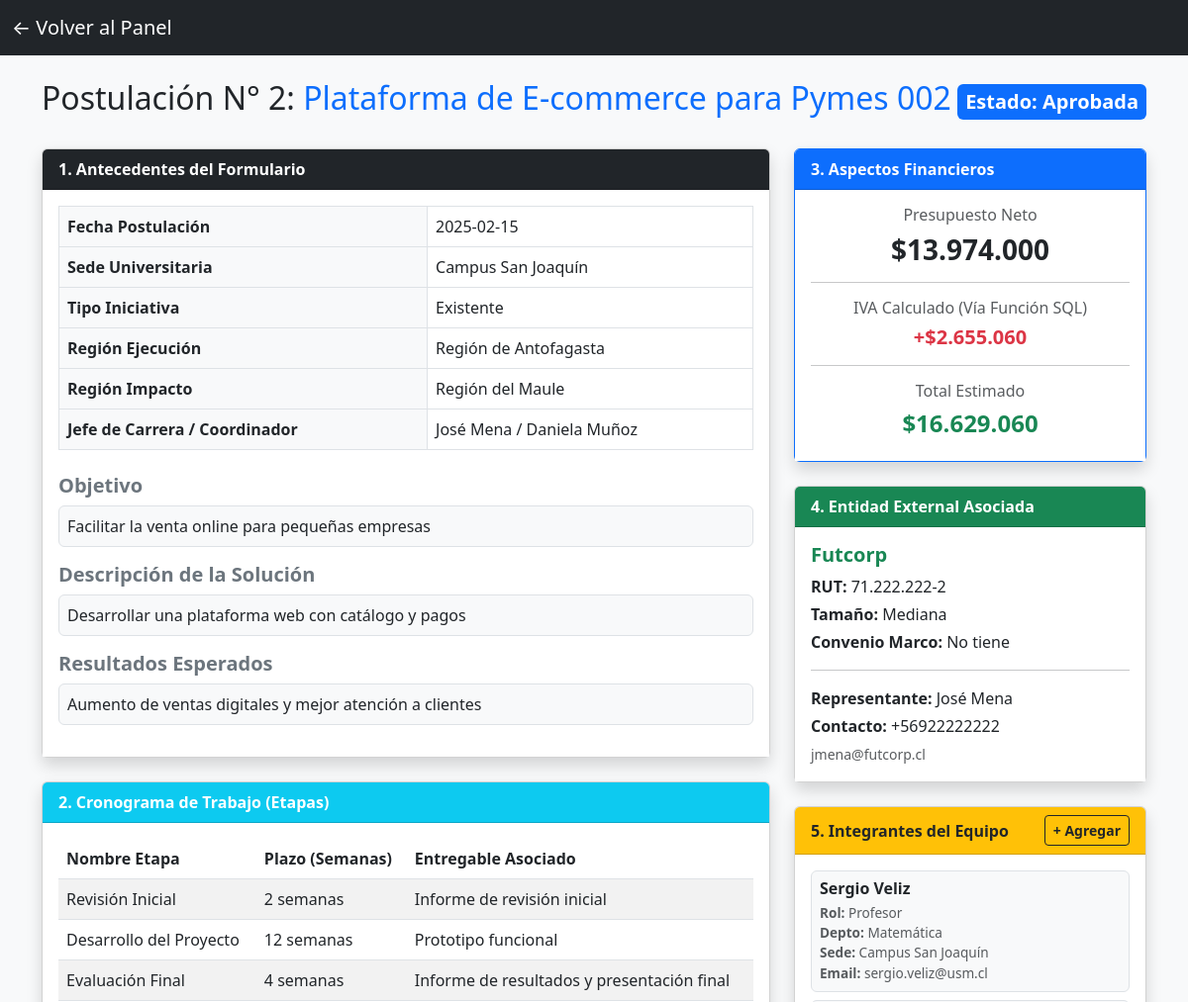
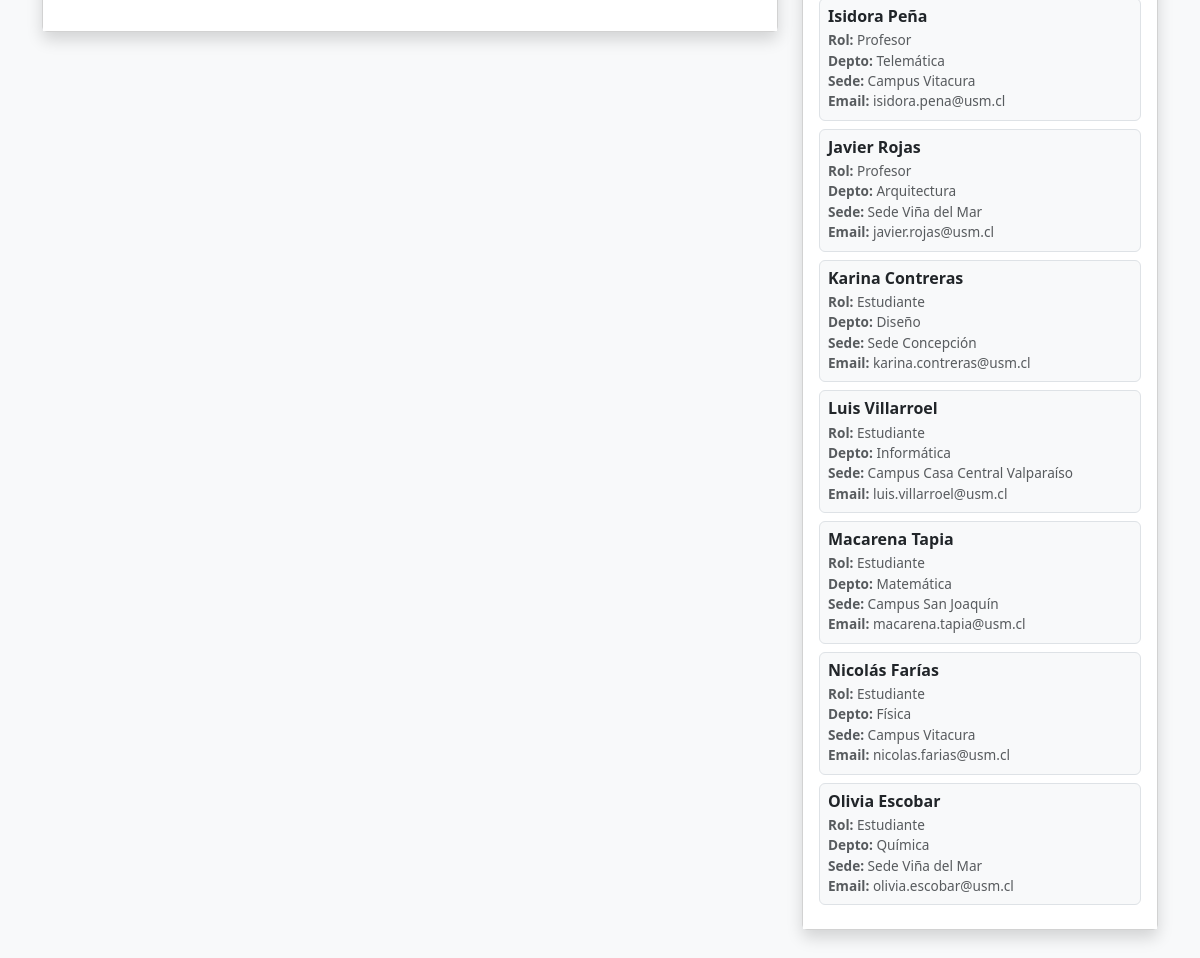
The page /ver_postulacion.php?id=2 (signed in) on the database its author committed (2 pictures, top to bottom).
### tables this page shows
CREATE TABLE `postulacion` (
  `id_postulacion` int(11) NOT NULL,
  `fecha_postulacion` date NOT NULL,
  `id_sede` int(11) NOT NULL,
  `id_region_ejecucion` int(11) NOT NULL,
  `id_region_impacto` int(11) NOT NULL,
  `jefe_carrera` varchar(100) NOT NULL,
  `coordinador_proyectos` varchar(100) NOT NULL,
  `rut_empresa` varchar(15) NOT NULL,
  `id_tipo_iniciativa` int(11) NOT NULL,
  `nombre_iniciativa` varchar(150) NOT NULL,
  `objetivo` varchar(255) NOT NULL,
  `descripcion_solucion` varchar(255) NOT NULL,
  `resultados_esperados` varchar(255) NOT NULL,
  `id_estado` int(11) NOT NULL,
  `presupuesto_total` int(11) NOT NULL
);

CREATE TABLE `estado_postulacion` (
  `id_estado` int(11) NOT NULL,
  `descripcion` varchar(50) NOT NULL
);

CREATE TABLE `sede` (
  `id_sede` int(11) NOT NULL,
  `nombre_sede` varchar(100) NOT NULL
);

CREATE TABLE `tipo_iniciativa` (
  `id_tipo_iniciativa` int(11) NOT NULL,
  `des_iniciativa` varchar(50) NOT NULL
);

CREATE TABLE `region` (
  `id_region` int(11) NOT NULL,
  `nombre_region` varchar(100) NOT NULL
);

CREATE TABLE `etapa` (
  `id_etapa` int(11) NOT NULL,
  `id_postulacion` int(11) NOT NULL,
  `nombre_etapa` varchar(100) NOT NULL,
  `plazos_semanas` int(11) NOT NULL,
  `entregable` varchar(100) NOT NULL
);

CREATE TABLE `empresa` (
  `rut_empresa` varchar(15) NOT NULL,
  `nombre_empresa` varchar(100) NOT NULL,
  `id_tamano` int(11) NOT NULL,
  `nombre_representante` varchar(100) NOT NULL,
  `mail_representante` varchar(100) NOT NULL,
  `telefono_representante` varchar(20) NOT NULL,
  `convenio_marco` tinyint(1) NOT NULL
);

CREATE TABLE `tamano_empresa` (
  `id_tamano` int(11) NOT NULL,
  `des_empresa` varchar(50) NOT NULL
);

CREATE TABLE `integrante` (
  `id_integrante` int(11) NOT NULL,
  `id_equipo` int(11) NOT NULL,
  `rut_integrante` varchar(15) NOT NULL,
  `nombre` varchar(100) NOT NULL,
  `departamento_area` varchar(100) NOT NULL,
  `id_sede` int(11) NOT NULL,
  `email` varchar(100) NOT NULL,
  `telefono` varchar(20) DEFAULT NULL,
  `id_tipo_integrante` int(11) NOT NULL
);

CREATE TABLE `tipo_integrante` (
  `id_tipo_integrante` int(11) NOT NULL,
  `des_integrante` varchar(50) NOT NULL
);

### web/ver_postulacion.php (the view, shortened to what this page needs)
<?php
require 'conexion.php';
$id_postulacion = $_GET['id'] ?? null;
try {
    $sqlPost = "SELECT p.*, s.nombre_sede,
                       re.nombre_region AS region_ejecucion,
                       ri.nombre_region AS region_impacto,
                       ep.descripcion AS estado_desc,
                       ti.des_iniciativa,
                       calcular_iva(p.presupuesto_total) AS iva_calculado
                FROM postulacion p
                JOIN sede s ON p.id_sede = s.id_sede
                JOIN region re ON p.id_region_ejecucion = re.id_region
                JOIN region ri ON p.id_region_impacto = ri.id_region
                JOIN estado_postulacion ep ON p.id_estado = ep.id_estado
                JOIN tipo_iniciativa ti ON p.id_tipo_iniciativa = ti.id_tipo_iniciativa
                WHERE p.id_postulacion = :id";
    $stmt = $pdo->prepare($sqlPost);
    $stmt->execute(['id' => $id_postulacion]);
    $postulacion = $stmt->fetch(PDO::FETCH_ASSOC);
    $sqlEmp = "SELECT e.*, t.des_empresa
               FROM empresa e
               JOIN tamano_empresa t ON e.id_tamano = t.id_tamano
               WHERE e.rut_empresa = :rut";
    $stmtEmp = $pdo->prepare($sqlEmp);
    $stmtEmp->execute(['rut' => $postulacion['rut_empresa']]);
    $empresa = $stmtEmp->fetch(PDO::FETCH_ASSOC);
    $sqlTeam = "SELECT i.*, ti.des_integrante, s.nombre_sede AS sede_integrante_nom
                FROM integrante i
                JOIN tipo_integrante ti ON i.id_tipo_integrante = ti.id_tipo_integrante
                JOIN sede s ON i.id_sede = s.id_sede
                JOIN equipo_de_trabajo eq ON i.id_equipo = eq.id_equipo
                WHERE eq.id_postulacion = :id";
    $stmtTeam = $pdo->prepare($sqlTeam);
    $stmtTeam->execute(['id' => $id_postulacion]);
    $integrantes = $stmtTeam->fetchAll(PDO::FETCH_ASSOC);
    $sqlEtapas = "SELECT * FROM etapa WHERE id_postulacion = :id";
    $stmtEtapas = $pdo->prepare($sqlEtapas);
    $stmtEtapas->execute(['id' => $id_postulacion]);
    $etapas = $stmtEtapas->fetchAll(PDO::FETCH_ASSOC);
} catch (PDOException $e) {
    die("Error al cargar los detalles: " . $e->getMessage());
}
$panel_regreso = "dashboard_responsable.php";
?>
<!DOCTYPE html>
<html lang="es">
<head>
    <link href="https://cdn.jsdelivr.net/npm/bootstrap@5.3.0/dist/css/bootstrap.min.css" rel="stylesheet">
</head>
<body class="bg-light">
<nav class="navbar navbar-dark bg-dark">
    <div class="container-fluid">
        <a class="navbar-brand" href="<?= $panel_regreso ?>">← Volver al Panel</a>
    </div>
</nav>
<div class="container mt-4 mb-5">
    <div class="d-flex justify-content-between align-items-center mb-4">
        <h2>Postulación N° <?= $postulacion['id_postulacion'] ?>: <span class="text-primary"><?= htmlspecialchars($postulacion['nombre_iniciativa']) ?></span></h2>
        <span class="fs-5 badge bg-primary p-2">Estado: <?= htmlspecialchars($postulacion['estado_desc']) ?></span>
    </div>
    <div class="row">
        <div class="col-lg-8">
            <div class="card shadow mb-4">
                <div class="card-header bg-dark text-white fw-bold">1. Antecedentes del Formulario</div>
                <div class="card-body bg-white">
                    <table class="table table-bordered">
                        <tr>
                            <th class="w-30 bg-light">Fecha Postulación</th>
                            <td><?= htmlspecialchars($postulacion['fecha_postulacion']) ?></td>
                        </tr>
                        <tr>
                            <th class="bg-light">Sede Universitaria</th>
                            <td><?= htmlspecialchars($postulacion['nombre_sede']) ?></td>
                        </tr>
                        <tr>
                            <th class="bg-light">Tipo Iniciativa</th>
                            <td><?= htmlspecialchars($postulacion['des_iniciativa']) ?></td>
                        </tr>
                        <tr>
                            <th class="bg-light">Región Ejecución</th>
                            <td><?= htmlspecialchars($postulacion['region_ejecucion']) ?></td>
                        </tr>
                        <tr>
                            <th class="bg-light">Región Impacto</th>
                            <td><?= htmlspecialchars($postulacion['region_impacto']) ?></td>
                        </tr>
                        <tr>
                            <th class="bg-light">Jefe de Carrera / Coordinador</th>
                            <td><?= htmlspecialchars($postulacion['jefe_carrera']) ?> / <?= htmlspecialchars($postulacion['coordinador_proyectos']) ?></td>
                        </tr>
                    </table>
                    <h5 class="mt-4 fw-bold text-secondary">Objetivo</h5>
                    <p class="border p-2 bg-light rounded"><?= nl2br(htmlspecialchars($postulacion['objetivo'])) ?></p>
                    <h5 class="fw-bold text-secondary">Descripción de la Solución</h5>
                    <p class="border p-2 bg-light rounded"><?= nl2br(htmlspecialchars($postulacion['descripcion_solucion'])) ?></p>
                    <h5 class="fw-bold text-secondary">Resultados Esperados</h5>
                    <p class="border p-2 bg-light rounded"><?= nl2br(htmlspecialchars($postulacion['resultados_esperados'])) ?></p>
                </div>
            </div>
            <div class="card shadow mb-4">
                <div class="card-header bg-info text-white fw-bold">2. Cronograma de Trabajo (Etapas)</div>
                <div class="card-body bg-white">
                    <table class="table table-striped">
                        <thead>
                            <tr>
                                <th>Nombre Etapa</th>
                                <th>Plazo (Semanas)</th>
                                <th>Entregable Asociado</th>
                            </tr>
                        </thead>
                        <tbody>
                            <?php foreach ($etapas as $etapa): ?>
                                <tr>
                                    <td><?= htmlspecialchars($etapa['nombre_etapa']) ?></td>
                                    <td><?= htmlspecialchars($etapa['plazos_semanas']) ?> semanas</td>
                                    <td><?= htmlspecialchars($etapa['entregable']) ?></td>
                                </tr>
                            <?php endforeach; ?>
                        </tbody>
                    </table>
                </div>
            </div>
        </div>
        <div class="col-lg-4">
            <div class="card shadow mb-4 border-primary">
                <div class="card-header bg-primary text-white fw-bold">3. Aspectos Financieros</div>
                <div class="card-body bg-white text-center">
                    <h6 class="text-muted">Presupuesto Neto</h6>
                    <h3 class="text-dark fw-bold">$<?= number_format($postulacion['presupuesto_total'], 0, ',', '.') ?></h3>
                    <hr>
                    <h6 class="text-muted">IVA Calculado (Vía Función SQL)</h6>
                    <h5 class="text-danger fw-bold">+$<?= number_format($postulacion['iva_calculado'], 0, ',', '.') ?></h5>
                    <hr>
                    <h6 class="text-muted">Total Estimado</h6>
                    <h4 class="text-success fw-bold">$<?= number_format($postulacion['presupuesto_total'] + $postulacion['iva_calculado'], 0, ',', '.') ?></h4>
                </div>
            </div>
            <div class="card shadow mb-4">
                <div class="card-header bg-success text-white fw-bold">4. Entidad External Asociada</div>
                <div class="card-body bg-white">
                    <?php if ($empresa): ?>
                        <h5 class="fw-bold text-success"><?= htmlspecialchars($empresa['nombre_empresa']) ?></h5>
                        <p class="mb-1"><strong>RUT:</strong> <?= htmlspecialchars($empresa['rut_empresa']) ?></p>
                        <p class="mb-1"><strong>Tamaño:</strong> <?= htmlspecialchars($empresa['des_empresa']) ?></p>
                        <p class="mb-1"><strong>Convenio Marco:</strong> <?= $empresa['convenio_marco'] ? 'Sí tiene' : 'No tiene' ?></p>
                        <hr>
                        <p class="mb-1"><strong>Representante:</strong> <?= htmlspecialchars($empresa['nombre_representante']) ?></p>
                        <p class="mb-1"><strong>Contacto:</strong> <?= htmlspecialchars($empresa['telefono_representante']) ?></p>
                        <p class="mb-0"><small class="text-muted"><?= htmlspecialchars($empresa['mail_representante']) ?></small></p>
                    <?php else: ?>
                        <p class="text-muted">No hay información de la empresa registrada.</p>
                    <?php endif; ?>
                </div>
            </div>
            <div class="card shadow mb-4">
                <div class="card-header bg-warning text-dark fw-bold d-flex justify-content-between align-items-center">
                    <span>5. Integrantes del Equipo</span>
                    <?php if ($_SESSION['id_rol'] == 1): ?>
                        <a href="agregar_integrante.php?id_postulacion=<?= $postulacion['id_postulacion'] ?>" class="btn btn-sm btn-outline-dark fw-bold">+ Agregar</a>
                    <?php endif; ?>
                </div>
                <div class="card-body bg-white">
                    <?php if (count($integrantes) > 0): ?>
                        <?php foreach ($integrantes as $int): ?>
                            <div class="p-2 mb-2 bg-light border rounded">
                                <h6 class="fw-bold mb-1"><?= htmlspecialchars($int['nombre']) ?></h6>
                                <p class="mb-0 card-text text-muted" style="font-size: 0.85rem;">
                                    <strong>Rol:</strong> <?= htmlspecialchars($int['des_integrante']) ?><br>
                                    <strong>Depto:</strong> <?= htmlspecialchars($int['departamento_area']) ?><br>
                                    <strong>Sede:</strong> <?= htmlspecialchars($int['sede_integrante_nom']) ?><br>
                                    <strong>Email:</strong> <?= htmlspecialchars($int['email']) ?>
                                </p>
                            </div>
                        <?php endforeach; ?>
                    <?php else: ?>
                        <p class="text-muted">No hay integrantes registrados en el equipo.</p>
                    <?php endif; ?>
                </div>
            </div>
        </div>
    </div>
</div>
</body>
</html>

### rows shown on the page
postulacion: id_postulacion "2", nombre_iniciativa "Plataforma de E-commerce para Pymes 002", id_estado.descripcion "Aprobada", fecha_postulacion "2025-02-15", id_sede.nombre_sede "Campus San Joaquín", id_tipo_iniciativa.des_iniciativa "Existente", id_region_ejecucion.nombre_region "Región de Antofagasta", id_region_impacto.nombre_region "Región del Maule", jefe_carrera "José Mena", coordinador_proyectos "Daniela Muñoz", objetivo "Facilitar la venta online para pequeñas empresas", descripcion_solucion "Desarrollar una plataforma web con catálogo y pagos", resultados_esperados "Aumento de ventas digitales y mejor atención a clientes", presupuesto_total "13.974.000"
etapa: nombre_etapa "Revisión Inicial", plazos_semanas "2", entregable "Informe de revisión inicial"
etapa: nombre_etapa "Desarrollo del Proyecto", plazos_semanas "12", entregable "Prototipo funcional"
etapa: nombre_etapa "Evaluación Final", plazos_semanas "4", entregable "Informe de resultados y presentación final"
empresa: nombre_empresa "Futcorp", rut_empresa "71.222.222-2", id_tamano.des_empresa "Mediana", nombre_representante "José Mena", telefono_representante "+56922222222", mail_representante "jmena@futcorp.cl"
integrante: nombre "Sergio Veliz", id_tipo_integrante.des_integrante "Profesor", departamento_area "Matemática", id_sede.nombre_sede "Campus San Joaquín", email "sergio.veliz@usm.cl"
integrante: nombre "Isidora Peña", id_tipo_integrante.des_integrante "Profesor", departamento_area "Telemática", id_sede.nombre_sede "Campus Vitacura", email "isidora.pena@usm.cl"
integrante: nombre "Javier Rojas", id_tipo_integrante.des_integrante "Profesor", departamento_area "Arquitectura", id_sede.nombre_sede "Sede Viña del Mar", email "javier.rojas@usm.cl"
integrante: nombre "Karina Contreras", id_tipo_integrante.des_integrante "Estudiante", departamento_area "Diseño", id_sede.nombre_sede "Sede Concepción", email "karina.contreras@usm.cl"
integrante: nombre "Luis Villarroel", id_tipo_integrante.des_integrante "Estudiante", departamento_area "Informática", id_sede.nombre_sede "Campus Casa Central Valparaíso", email "luis.villarroel@usm.cl"
integrante: nombre "Macarena Tapia", id_tipo_integrante.des_integrante "Estudiante", departamento_area "Matemática", id_sede.nombre_sede "Campus San Joaquín", email "macarena.tapia@usm.cl"
integrante: nombre "Nicolás Farías", id_tipo_integrante.des_integrante "Estudiante", departamento_area "Física", id_sede.nombre_sede "Campus Vitacura", email "nicolas.farias@usm.cl"
integrante: nombre "Olivia Escobar", id_tipo_integrante.des_integrante "Estudiante", departamento_area "Química", id_sede.nombre_sede "Sede Viña del Mar", email "olivia.escobar@usm.cl"

### other values the page prints
$postulacion['iva_calculado'] "2.655.060"
$postulacion['presupuesto_total'] + $postulacion['iva_calculado'] "16.629.060"
